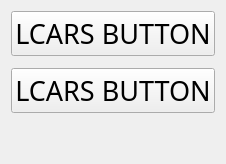
      <widget class="QWidget" name="tab_anim_test">
       <attribute name="title">
        <string>Seite</string>
       </attribute>
       <layout class="QVBoxLayout" name="verticalLayout_9">
        <item>
         <widget class="LCARS_Button" name="LCARS_PushButton">
          <property name="font">
           <font>
            <family>Helvetica Ultra Compressed</family>
            <pointsize>20</pointsize>
            <weight>50</weight>
            <italic>false</italic>
            <bold>false</bold>
           </font>
          </property>
          <property name="text">
           <string>LCARS BUTTON</string>
          </property>
          <property name="Left_Text_Font" stdset="0">
           <font>
            <family>Helvetica Ultra Compressed</family>
            <pointsize>30</pointsize>
           </font>
          </property>
          <property name="Right_Text_Font" stdset="0">
           <font>
            <family>Helvetica Ultra Compressed</family>
            <pointsize>30</pointsize>
           </font>
          </property>
          <property name="Text_Left" stdset="0">
           <string/>
          </property>
          <property name="Text_Right" stdset="0">
           <string>LCARS BUTTON</string>
          </property>
          <property name="Size_TopLeft" stdset="0">
           <size>
            <width>15</width>
            <height>15</height>
           </size>
          </property>
          <property name="Size_BottomLeft" stdset="0">
           <size>
            <width>15</width>
            <height>15</height>
           </size>
          </property>
          <property name="Size_TopRight" stdset="0">
           <size>
            <width>15</width>
            <height>15</height>
           </size>
          </property>
          <property name="Size_BottomRight" stdset="0">
           <size>
            <width>15</width>
            <height>15</height>
           </size>
          </property>
          <property name="Size_extendEdgeLeft" stdset="0">
           <number>0</number>
          </property>
          <property name="Size_extendEdgeRight" stdset="0">
           <number>0</number>
          </property>
          <property name="Divider_Left_Position" stdset="0">
           <number>15</number>
          </property>
          <property name="Divider_Left_Width" stdset="0">
           <number>10</number>
          </property>
          <property name="Divider_Right_Position" stdset="0">
           <number>0</number>
          </property>
          <property name="Divider_Right_Width" stdset="0">
           <number>0</number>
          </property>
          <property name="Center_Color" stdset="0">
           <color>
            <red>255</red>
            <green>153</green>
            <blue>0</blue>
           </color>
          </property>
          <property name="Edge_Left_Color" stdset="0">
           <color>
            <red>255</red>
            <green>153</green>
            <blue>0</blue>
           </color>
          </property>
          <property name="Edge_Right_Color" stdset="0">
           <color>
            <red>255</red>
            <green>153</green>
            <blue>0</blue>
           </color>
          </property>
          <property name="Divider_Left_Color" stdset="0">
           <color>
            <red>0</red>
            <green>0</green>
            <blue>0</blue>
           </color>
          </property>
          <property name="Divider_Right_Color" stdset="0">
           <color>
            <red>0</red>
            <green>0</green>
            <blue>0</blue>
           </color>
          </property>
          <property name="Left_Text_Color" stdset="0">
           <color>
            <red>255</red>
            <green>255</green>
            <blue>255</blue>
           </color>
          </property>
          <property name="Center_Text_Color" stdset="0">
           <color>
            <red>0</red>
            <green>0</green>
            <blue>0</blue>
           </color>
          </property>
          <property name="Right_Text_Color" stdset="0">
           <color>
            <red>0</red>
            <green>0</green>
            <blue>0</blue>
           </color>
          </property>
          <property name="Pressed_Center_Color" stdset="0">
           <color>
            <red>255</red>
            <green>255</green>
            <blue>255</blue>
           </color>
          </property>
          <property name="Pressed_Edge_Left_Color" stdset="0">
           <color>
            <red>255</red>
            <green>255</green>
            <blue>255</blue>
           </color>
          </property>
          <property name="Pressed_Edge_Right_Color" stdset="0">
           <color>
            <red>255</red>
            <green>255</green>
            <blue>255</blue>
           </color>
          </property>
          <property name="Pressed_Divider_Left_Color" stdset="0">
           <color>
            <red>0</red>
            <green>0</green>
            <blue>0</blue>
           </color>
          </property>
          <property name="Pressed_Divider_Right_Color" stdset="0">
           <color>
            <red>0</red>
            <green>0</green>
            <blue>0</blue>
           </color>
          </property>
          <property name="Pressed_Left_Text_Color" stdset="0">
           <color>
            <red>255</red>
            <green>255</green>
            <blue>255</blue>
           </color>
          </property>
          <property name="Pressed_Center_Text_Color" stdset="0">
           <color>
            <red>0</red>
            <green>0</green>
            <blue>0</blue>
           </color>
          </property>
          <property name="Pressed_Right_Text_Color" stdset="0">
           <color>
            <red>255</red>
            <green>255</green>
            <blue>255</blue>
           </color>
          </property>
          <property name="Red_Center_Color" stdset="0">
           <color>
            <red>200</red>
            <green>24</green>
            <blue>28</blue>
           </color>
          </property>
          <property name="Red_Edge_Left_Color" stdset="0">
           <color>
            <red>200</red>
            <green>24</green>
            <blue>28</blue>
           </color>
          </property>
          <property name="Red_Edge_Right_Color" stdset="0">
           <color>
            <red>200</red>
            <green>24</green>
            <blue>28</blue>
           </color>
          </property>
          <property name="Red_Divider_Left_Color" stdset="0">
           <color>
            <red>0</red>
            <green>0</green>
            <blue>0</blue>
           </color>
          </property>
          <property name="Red_Divider_Right_Color" stdset="0">
           <color>
            <red>0</red>
            <green>0</green>
            <blue>0</blue>
           </color>
          </property>
          <property name="Red_Left_Text_Color" stdset="0">
           <color>
            <red>255</red>
            <green>255</green>
            <blue>255</blue>
           </color>
          </property>
          <property name="Red_Center_Text_Color" stdset="0">
           <color>
            <red>0</red>
            <green>0</green>
            <blue>0</blue>
           </color>
          </property>
          <property name="Red_Right_Text_Color" stdset="0">
           <color>
            <red>255</red>
            <green>255</green>
            <blue>255</blue>
           </color>
          </property>
          <property name="Active_Center_Color" stdset="0">
           <color>
            <red>255</red>
            <green>255</green>
            <blue>255</blue>
           </color>
          </property>
          <property name="Active_Edge_Left_Color" stdset="0">
           <color>
            <red>255</red>
            <green>255</green>
            <blue>255</blue>
           </color>
          </property>
          <property name="Active_Edge_Right_Color" stdset="0">
           <color>
            <red>255</red>
            <green>255</green>
            <blue>255</blue>
           </color>
          </property>
          <property name="Active_Divider_Left_Color" stdset="0">
           <color>
            <red>0</red>
            <green>0</green>
            <blue>0</blue>
           </color>
          </property>
          <property name="Active_Divider_Right_Color" stdset="0">
           <color>
            <red>0</red>
            <green>0</green>
            <blue>0</blue>
           </color>
          </property>
          <property name="Active_Left_Text_Color" stdset="0">
           <color>
            <red>255</red>
            <green>255</green>
            <blue>255</blue>
           </color>
          </property>
          <property name="Active_Center_Text_Color" stdset="0">
           <color>
            <red>0</red>
            <green>0</green>
            <blue>0</blue>
           </color>
          </property>
          <property name="Active_Right_Text_Color" stdset="0">
           <color>
            <red>255</red>
            <green>255</green>
            <blue>255</blue>
           </color>
          </property>
          <property name="Text_Center_Distance_Right" stdset="0">
           <number>15</number>
          </property>
          <property name="Text_Center_Distance_Left" stdset="0">
           <number>0</number>
          </property>
          <property name="positioningCenter" stdset="0">
           <number>1</number>
          </property>
          <property name="Center_Text_VAlign" stdset="0">
           <number>6</number>
          </property>
          <property name="Center_Text_HAlign" stdset="0">
           <number>1</number>
          </property>
          <property name="Left_Text_VAlign" stdset="0">
           <number>6</number>
          </property>
          <property name="Left_Text_HAlign" stdset="0">
           <number>2</number>
          </property>
          <property name="RedAlertState" stdset="0">
           <number>0</number>
          </property>
          <property name="Color_Theme_ID" stdset="0">
           <number>0</number>
          </property>
         </widget>
        </item>
        <item>
         <widget class="QWidget" name="anim_widget_1" native="true">
          <property name="styleSheet">
           <string notr="true">background-color: rgb(85, 255, 255);</string>
          </property>
         </widget>
        </item>
        <item>
         <widget class="LCARS_Button" name="LCARS_PushButton_2">
          <property name="font">
           <font>
            <family>Helvetica Ultra Compressed</family>
            <pointsize>20</pointsize>
           </font>
          </property>
          <property name="text">
           <string>LCARS BUTTON</string>
          </property>
          <property name="Left_Text_Font" stdset="0">
           <font>
            <family>Helvetica Ultra Compressed</family>
            <pointsize>30</pointsize>
           </font>
          </property>
          <property name="Right_Text_Font" stdset="0">
           <font>
            <family>Helvetica Ultra Compressed</family>
            <pointsize>30</pointsize>
           </font>
          </property>
          <property name="Text_Left" stdset="0">
           <string/>
          </property>
          <property name="Text_Right" stdset="0">
           <string>LCARS BUTTON</string>
          </property>
          <property name="Size_TopLeft" stdset="0">
           <size>
            <width>15</width>
            <height>15</height>
           </size>
          </property>
          <property name="Size_BottomLeft" stdset="0">
           <size>
            <width>15</width>
            <height>15</height>
           </size>
          </property>
          <property name="Size_TopRight" stdset="0">
           <size>
            <width>15</width>
            <height>15</height>
           </size>
          </property>
          <property name="Size_BottomRight" stdset="0">
           <size>
            <width>15</width>
            <height>15</height>
           </size>
          </property>
          <property name="Size_extendEdgeLeft" stdset="0">
           <number>0</number>
          </property>
          <property name="Size_extendEdgeRight" stdset="0">
           <number>0</number>
          </property>
          <property name="Divider_Left_Position" stdset="0">
           <number>15</number>
          </property>
          <property name="Divider_Left_Width" stdset="0">
           <number>10</number>
          </property>
          <property name="Divider_Right_Position" stdset="0">
           <number>0</number>
          </property>
          <property name="Divider_Right_Width" stdset="0">
           <number>0</number>
          </property>
          <property name="Center_Color" stdset="0">
           <color>
            <red>255</red>
            <green>153</green>
            <blue>0</blue>
           </color>
          </property>
          <property name="Edge_Left_Color" stdset="0">
           <color>
            <red>255</red>
            <green>153</green>
            <blue>0</blue>
           </color>
          </property>
          <property name="Edge_Right_Color" stdset="0">
           <color>
            <red>255</red>
            <green>153</green>
            <blue>0</blue>
           </color>
          </property>
          <property name="Divider_Left_Color" stdset="0">
           <color>
            <red>0</red>
            <green>0</green>
            <blue>0</blue>
           </color>
          </property>
          <property name="Divider_Right_Color" stdset="0">
           <color>
            <red>0</red>
            <green>0</green>
            <blue>0</blue>
           </color>
          </property>
          <property name="Left_Text_Color" stdset="0">
           <color>
            <red>255</red>
            <green>255</green>
            <blue>255</blue>
           </color>
          </property>
          <property name="Center_Text_Color" stdset="0">
           <color>
            <red>0</red>
            <green>0</green>
            <blue>0</blue>
           </color>
          </property>
          <property name="Right_Text_Color" stdset="0">
           <color>
            <red>0</red>
            <green>0</green>
            <blue>0</blue>
           </color>
          </property>
          <property name="Pressed_Center_Color" stdset="0">
           <color>
            <red>255</red>
            <green>255</green>
            <blue>255</blue>
           </color>
          </property>
          <property name="Pressed_Edge_Left_Color" stdset="0">
           <color>
            <red>255</red>
            <green>255</green>
            <blue>255</blue>
           </color>
          </property>
          <property name="Pressed_Edge_Right_Color" stdset="0">
           <color>
            <red>255</red>
            <green>255</green>
            <blue>255</blue>
           </color>
          </property>
          <property name="Pressed_Divider_Left_Color" stdset="0">
           <color>
            <red>0</red>
            <green>0</green>
            <blue>0</blue>
           </color>
          </property>
          <property name="Pressed_Divider_Right_Color" stdset="0">
           <color>
            <red>0</red>
            <green>0</green>
            <blue>0</blue>
           </color>
          </property>
          <property name="Pressed_Left_Text_Color" stdset="0">
           <color>
            <red>255</red>
            <green>255</green>
            <blue>255</blue>
           </color>
          </property>
          <property name="Pressed_Center_Text_Color" stdset="0">
           <color>
            <red>0</red>
            <green>0</green>
            <blue>0</blue>
           </color>
          </property>
          <property name="Pressed_Right_Text_Color" stdset="0">
           <color>
            <red>255</red>
            <green>255</green>
            <blue>255</blue>
           </color>
          </property>
          <property name="Red_Center_Color" stdset="0">
           <color>
            <red>200</red>
            <green>24</green>
            <blue>28</blue>
           </color>
          </property>
          <property name="Red_Edge_Left_Color" stdset="0">
           <color>
            <red>200</red>
            <green>24</green>
            <blue>28</blue>
           </color>
          </property>
          <property name="Red_Edge_Right_Color" stdset="0">
           <color>
            <red>200</red>
            <green>24</green>
            <blue>28</blue>
           </color>
          </property>
          <property name="Red_Divider_Left_Color" stdset="0">
           <color>
            <red>0</red>
            <green>0</green>
            <blue>0</blue>
           </color>
          </property>
          <property name="Red_Divider_Right_Color" stdset="0">
           <color>
            <red>0</red>
            <green>0</green>
            <blue>0</blue>
           </color>
          </property>
          <property name="Red_Left_Text_Color" stdset="0">
           <color>
            <red>255</red>
            <green>255</green>
            <blue>255</blue>
           </color>
          </property>
          <property name="Red_Center_Text_Color" stdset="0">
           <color>
            <red>0</red>
            <green>0</green>
            <blue>0</blue>
           </color>
          </property>
          <property name="Red_Right_Text_Color" stdset="0">
           <color>
            <red>255</red>
            <green>255</green>
            <blue>255</blue>
           </color>
          </property>
          <property name="Active_Center_Color" stdset="0">
           <color>
            <red>255</red>
            <green>255</green>
            <blue>255</blue>
           </color>
          </property>
          <property name="Active_Edge_Left_Color" stdset="0">
           <color>
            <red>255</red>
            <green>255</green>
            <blue>255</blue>
           </color>
          </property>
          <property name="Active_Edge_Right_Color" stdset="0">
           <color>
            <red>255</red>
            <green>255</green>
            <blue>255</blue>
           </color>
          </property>
          <property name="Active_Divider_Left_Color" stdset="0">
           <color>
            <red>0</red>
            <green>0</green>
            <blue>0</blue>
           </color>
          </property>
          <property name="Active_Divider_Right_Color" stdset="0">
           <color>
            <red>0</red>
            <green>0</green>
            <blue>0</blue>
           </color>
          </property>
          <property name="Active_Left_Text_Color" stdset="0">
           <color>
            <red>255</red>
            <green>255</green>
            <blue>255</blue>
           </color>
          </property>
          <property name="Active_Center_Text_Color" stdset="0">
           <color>
            <red>0</red>
            <green>0</green>
            <blue>0</blue>
           </color>
          </property>
          <property name="Active_Right_Text_Color" stdset="0">
           <color>
            <red>255</red>
            <green>255</green>
            <blue>255</blue>
           </color>
          </property>
          <property name="Text_Center_Distance_Right" stdset="0">
           <number>15</number>
          </property>
          <property name="Text_Center_Distance_Left" stdset="0">
           <number>0</number>
          </property>
          <property name="positioningCenter" stdset="0">
           <number>1</number>
          </property>
          <property name="Center_Text_VAlign" stdset="0">
           <number>6</number>
          </property>
          <property name="Center_Text_HAlign" stdset="0">
           <number>1</number>
          </property>
          <property name="Left_Text_VAlign" stdset="0">
           <number>6</number>
          </property>
          <property name="Left_Text_HAlign" stdset="0">
           <number>2</number>
          </property>
          <property name="RedAlertState" stdset="0">
           <number>0</number>
          </property>
          <property name="Color_Theme_ID" stdset="0">
           <number>0</number>
          </property>
         </widget>
        </item>
        <item>
         <spacer name="verticalSpacer_13">
          <property name="orientation">
           <enum>Qt::Vertical</enum>
          </property>
          <property name="sizeType">
           <enum>QSizePolicy::Expanding</enum>
          </property>
          <property name="sizeHint" stdset="0">
           <size>
            <width>20</width>
            <height>40</height>
           </size>
          </property>
         </spacer>
        </item>
       </layout>
      </widget>
